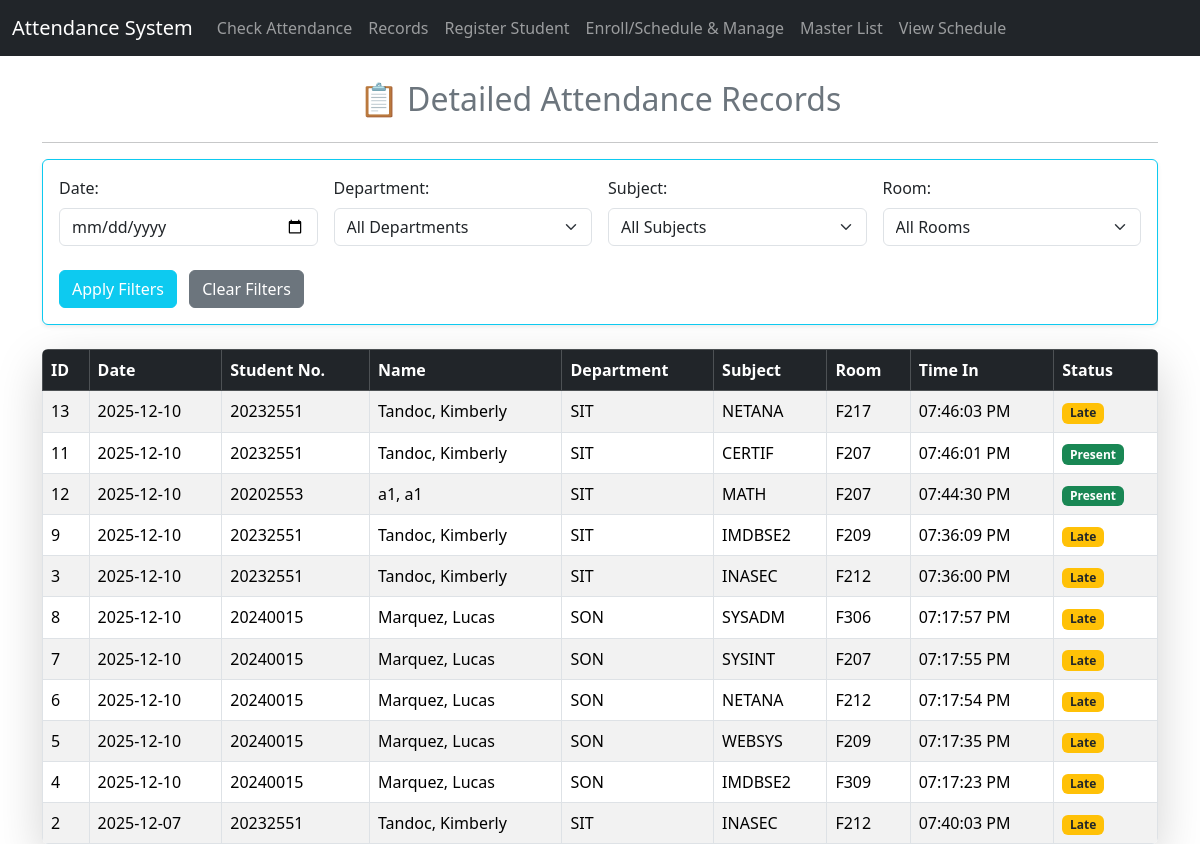
The app's page /view_attendance.php with its own data.
### tables this page shows
CREATE TABLE `attendance` (
  `AttendanceID` int(11) NOT NULL,
  `StudentScheduleID` int(11) DEFAULT NULL,
  `StudentID` int(11) DEFAULT NULL,
  `SubjectID` int(11) DEFAULT NULL,
  `Date` date DEFAULT NULL,
  `TimeIn` time DEFAULT NULL,
  `Status` varchar(20) DEFAULT NULL
);

CREATE TABLE `student` (
  `ID` int(11) NOT NULL,
  `StudentNumber` varchar(50) DEFAULT NULL,
  `DepartmentID` int(11) DEFAULT NULL,
  `FirstName` varchar(50) DEFAULT NULL,
  `MiddleName` varchar(50) DEFAULT NULL,
  `LastName` varchar(50) DEFAULT NULL,
  `Suffix` varchar(10) DEFAULT NULL,
  `DateOfBirth` date DEFAULT NULL,
  `Sex` varchar(10) DEFAULT NULL,
  `YearLevel` int(11) DEFAULT NULL,
  `HouseNo` varchar(20) DEFAULT NULL,
  `Street` varchar(100) DEFAULT NULL,
  `Barangay` varchar(100) DEFAULT NULL,
  `Municipality` varchar(100) DEFAULT NULL,
  `Province` varchar(100) DEFAULT NULL,
  `Country` varchar(100) DEFAULT NULL,
  `ZIPCode` varchar(10) DEFAULT NULL
);

CREATE TABLE `department` (
  `DepartmentID` int(11) NOT NULL,
  `DepartmentName` varchar(100) NOT NULL
);

CREATE TABLE `subject` (
  `SubjectID` int(11) NOT NULL,
  `SubjectName` varchar(100) NOT NULL
);

CREATE TABLE `room` (
  `RoomID` int(11) NOT NULL,
  `RoomName` varchar(100) NOT NULL
);

### view_attendance.php (the view, shortened to what this page needs)
<?php
require_once 'db_connect.php';
$filter_date = $_GET['date'] ?? '';
$where_conditions = [];
$where_clause = '';
$sql = "
    SELECT
        a.AttendanceID,
        s.StudentNumber,
        s.FirstName,
        s.LastName,
        d.DepartmentName,
        sub.SubjectName,
        r.RoomName,
        a.Date,
        a.TimeIn,
        a.Status
    FROM attendance a
    JOIN student s ON a.StudentID = s.ID
    JOIN department d ON s.DepartmentID = d.DepartmentID
    -- We join student_subject_schedule (sss) to get SubjectName and RoomName
    JOIN student_subject_schedule sss ON a.StudentScheduleID = sss.StudentScheduleID
    JOIN subject sub ON sss.SubjectID = sub.SubjectID
    JOIN room r ON sss.RoomID = r.RoomID
    {$where_clause}
    ORDER BY a.Date DESC, a.TimeIn DESC";
$result = $conn->query($sql);
?>
<!DOCTYPE html>
<html lang="en">
<head>
    <link href="https://cdn.jsdelivr.net/npm/bootstrap@5.3.3/dist/css/bootstrap.min.css" rel="stylesheet">
</head>
<body>
    <?php include 'navbar.php'; ?>
    <div class="container mt-4">
        <h2 class="mb-4 text-center text-secondary">📋 Detailed Attendance Records</h2>
        <hr>
        <div class="card mb-4 shadow-sm border-info">
            <div class="card-body">
                <form method="GET" class="row g-3 align-items-center">
                    <div class="col-md-3">
                        <label for="dateFilter" class="form-label">Date:</label>
                        <input type="date" class="form-control" id="dateFilter" name="date" value="<?php echo htmlspecialchars($filter_date); ?>">
                    </div>
                    <div class="col-md-3">
                        <label for="departmentFilter" class="form-label">Department:</label>
                        <select class="form-select" id="departmentFilter" name="department">
                            <option value="">All Departments</option>
                        </select>
                    </div>
                    <div class="col-md-3">
                        <label for="subjectFilter" class="form-label">Subject:</label>
                        <select class="form-select" id="subjectFilter" name="subject">
                            <option value="">All Subjects</option>
                        </select>
                    </div>
                    <div class="col-md-3">
                        <label for="roomFilter" class="form-label">Room:</label>
                        <select class="form-select" id="roomFilter" name="room">
                            <option value="">All Rooms</option>
                        </select>
                    </div>
                    <div class="col-md-12 pt-2">
                        <button type="submit" class="btn btn-info text-white me-2">Apply Filters</button>
                        <a href="view_attendance.php" class="btn btn-secondary">Clear Filters</a>
                    </div>
                </form>
            </div>
        </div>
        <?php if ($result && $result->num_rows > 0): ?>
            <div class="table-responsive shadow-lg rounded">
                <table class="table table-striped table-hover table-bordered mb-0">
                    <thead class="table-dark">
                        <tr>
                            <th>ID</th>
                            <th>Date</th>
                            <th>Student No.</th>
                            <th>Name</th>
                            <th>Department</th>
                            <th>Subject</th>
                            <th>Room</th>
                            <th>Time In</th>
                            <th>Status</th>
                        </tr>
                    </thead>
                    <tbody>
                        <?php while ($row = $result->fetch_assoc()):
                            $status_class = match ($row['Status']) {
                                'Present' => 'badge bg-success',
                                'Late' => 'badge bg-warning text-dark',
                                'Absent' => 'badge bg-danger',
                                default => 'badge bg-secondary',
                            };
                            $time_in_display = $row['TimeIn'] ? date('h:i:s A', strtotime($row['TimeIn'])) : 'N/A';
                            $room_name_display = htmlspecialchars($row['RoomName'] ?? 'N/A');
                        ?>
                            <tr>
                                <td><?php echo htmlspecialchars($row['AttendanceID']); ?></td>
                                <td><?php echo htmlspecialchars($row['Date']); ?></td>
                                <td><?php echo htmlspecialchars($row['StudentNumber']); ?></td>
                                <td><?php echo htmlspecialchars($row['LastName'] . ', ' . $row['FirstName']); ?></td>
                                <td><?php echo htmlspecialchars($row['DepartmentName'] ?? 'N/A'); ?></td>
                                <td><?php echo htmlspecialchars($row['SubjectName']); ?></td>
                                <td><?php echo $room_name_display; ?></td>
                                <td><?php echo $time_in_display; ?></td>
                                <td>
                                    <?php echo "<span class='{$status_class}'>" . htmlspecialchars($row['Status']) . "</span>"; ?>
                                </td>
                            </tr>
                        <?php endwhile; ?>
                    </tbody>
                </table>
            </div>
        <?php else: ?>
            <div class="alert alert-warning text-center mt-5">
                No attendance records found <?php echo !empty($where_conditions) ? " matching the selected filters." : "in the system."; ?>
            </div>
        <?php endif; ?>
    </div>
</body>
</html>

### navbar.php (shortened to what this page needs)
<nav class="navbar navbar-expand-lg navbar-dark bg-dark">
    <div class="container-fluid">
        <a class="navbar-brand" href="index.php">Attendance System</a>
        <div class="collapse navbar-collapse" id="navbarNav">
            <ul class="navbar-nav">
                <li class="nav-item">
                    <a class="nav-link" href="index.php">Check Attendance</a>
                </li>
                <li class="nav-item">
                    <a class="nav-link" href="view_attendance.php">Records</a>
                </li>
                <li class="nav-item">
                    <a class="nav-link" href="add_student.php">Register Student</a>
                </li>
                <li class="nav-item">
                    <a class="nav-link" href="enroll_student.php">Enroll/Schedule & Manage</a>
                </li>
                <li class="nav-item">
                    <a class="nav-link" href="view_students.php">Master List</a>
                </li>
                <li class="nav-item">
                    <a class="nav-link" href="view_schedule.php">View Schedule</a>
                </li>
            </ul>
        </div>
    </div>
</nav>

### records on screen
attendance: AttendanceID "13", Date "2025-12-10", StudentID.StudentNumber "20232551", StudentID.FirstName "Tandoc, Kimberly", department.DepartmentName "SIT", SubjectID.SubjectName "NETANA", room.RoomName "F217", TimeIn "07:46:03 PM", Status "Late"
attendance: AttendanceID "11", Date "2025-12-10", StudentID.StudentNumber "20232551", StudentID.FirstName "Tandoc, Kimberly", department.DepartmentName "SIT", SubjectID.SubjectName "CERTIF", room.RoomName "F207", TimeIn "07:46:01 PM", Status "Present"
attendance: AttendanceID "12", Date "2025-12-10", StudentID.StudentNumber "20202553", StudentID.FirstName "a1, a1", department.DepartmentName "SIT", SubjectID.SubjectName "MATH", room.RoomName "F207", TimeIn "07:44:30 PM", Status "Present"
attendance: AttendanceID "9", Date "2025-12-10", StudentID.StudentNumber "20232551", StudentID.FirstName "Tandoc, Kimberly", department.DepartmentName "SIT", SubjectID.SubjectName "IMDBSE2", room.RoomName "F209", TimeIn "07:36:09 PM", Status "Late"
attendance: AttendanceID "3", Date "2025-12-10", StudentID.StudentNumber "20232551", StudentID.FirstName "Tandoc, Kimberly", department.DepartmentName "SIT", SubjectID.SubjectName "INASEC", room.RoomName "F212", TimeIn "07:36:00 PM", Status "Late"
attendance: AttendanceID "8", Date "2025-12-10", StudentID.StudentNumber "20240015", StudentID.FirstName "Marquez, Lucas", department.DepartmentName "SON", SubjectID.SubjectName "SYSADM", room.RoomName "F306", TimeIn "07:17:57 PM", Status "Late"
attendance: AttendanceID "7", Date "2025-12-10", StudentID.StudentNumber "20240015", StudentID.FirstName "Marquez, Lucas", department.DepartmentName "SON", SubjectID.SubjectName "SYSINT", room.RoomName "F207", TimeIn "07:17:55 PM", Status "Late"
attendance: AttendanceID "6", Date "2025-12-10", StudentID.StudentNumber "20240015", StudentID.FirstName "Marquez, Lucas", department.DepartmentName "SON", SubjectID.SubjectName "NETANA", room.RoomName "F212", TimeIn "07:17:54 PM", Status "Late"
attendance: AttendanceID "5", Date "2025-12-10", StudentID.StudentNumber "20240015", StudentID.FirstName "Marquez, Lucas", department.DepartmentName "SON", SubjectID.SubjectName "WEBSYS", room.RoomName "F209", TimeIn "07:17:35 PM", Status "Late"
attendance: AttendanceID "4", Date "2025-12-10", StudentID.StudentNumber "20240015", StudentID.FirstName "Marquez, Lucas", department.DepartmentName "SON", SubjectID.SubjectName "IMDBSE2", room.RoomName "F309", TimeIn "07:17:23 PM", Status "Late"
attendance: AttendanceID "2", Date "2025-12-07", StudentID.StudentNumber "20232551", StudentID.FirstName "Tandoc, Kimberly", department.DepartmentName "SIT", SubjectID.SubjectName "INASEC", room.RoomName "F212", TimeIn "07:40:03 PM", Status "Late"
